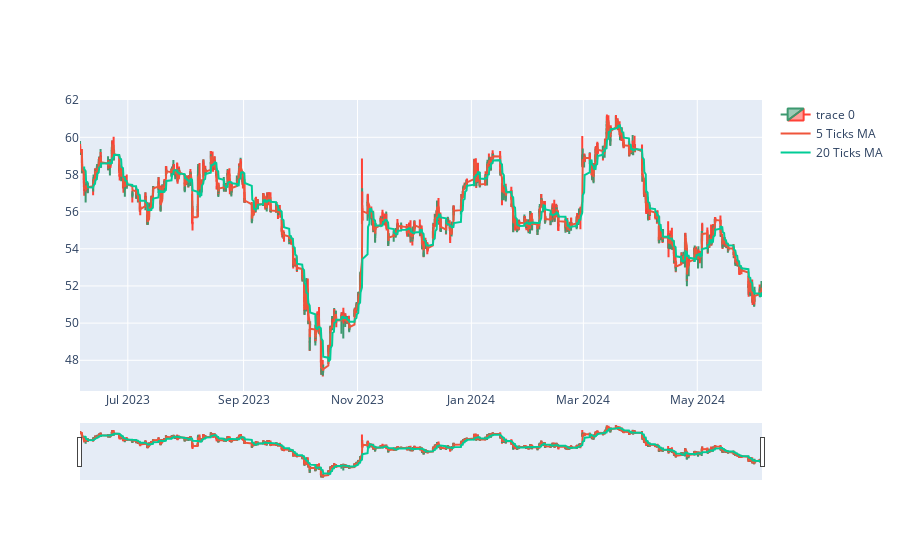

Notebook code cell kept with this figure:
### Code cell
# plot eith candle stick

fig = go.Figure(data=[go.Candlestick(x=tsm_data.index,
                open=tsm_data['Open'],
                high=tsm_data['High'],
                low=tsm_data['Low'],
                close=tsm_data['Close'])])

# plot moving average of 20 ticks and 80 ticks

fig.add_trace(go.Scatter(x=tsm_data.index, y=tsm_data['Close'].rolling(window=5).mean(), name='5 Ticks MA'))
fig.add_trace(go.Scatter(x=tsm_data.index, y=tsm_data['Close'].rolling(window=20).mean(), name='20 Ticks MA'))

fig.show()

### Figure 1 — Plotly figure (JSON) as saved in the notebook; plotly's stock layout.template omitted (floating-point values rounded to 4 significant figures; data arrays with more than 128 entries replaced by an {"elided": "..."} marker saying what was removed)
{"data": [{"close": {"elided": "1756 float values"}, "high": {"elided": "1756 float values"}, "low": {"elided": "1756 float values"}, "open": {"elided": "1756 float values"}, "type": "candlestick", "x": {"elided": "1756 str values"}}, {"name": "5 Ticks MA", "type": "scatter", "x": {"elided": "1756 str values"}, "y": {"elided": "1756 float values"}}, {"name": "20 Ticks MA", "type": "scatter", "x": {"elided": "1756 str values"}, "y": {"elided": "1756 float values"}}], "layout": {}}
